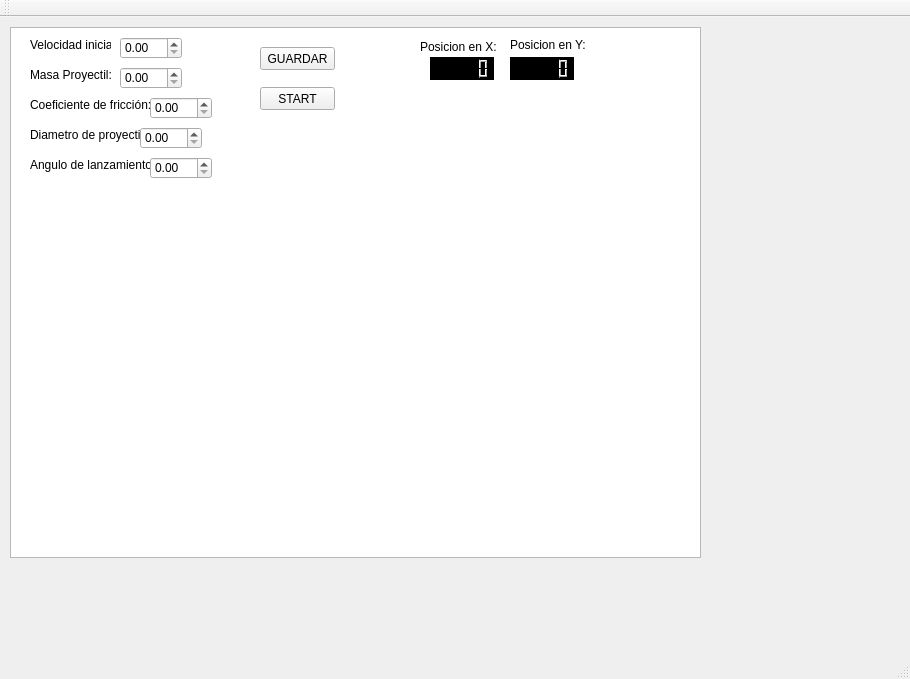
<?xml version="1.0" encoding="UTF-8"?>
<ui version="4.0">
 <class>MainWindow</class>
 <widget class="QMainWindow" name="MainWindow">
  <property name="geometry">
   <rect>
    <x>0</x>
    <y>0</y>
    <width>910</width>
    <height>679</height>
   </rect>
  </property>
  <property name="windowTitle">
   <string>MainWindow</string>
  </property>
  <widget class="QWidget" name="centralWidget">
   <widget class="QGraphicsView" name="graphicsView">
    <property name="geometry">
     <rect>
      <x>10</x>
      <y>10</y>
      <width>691</width>
      <height>531</height>
     </rect>
    </property>
   </widget>
   <widget class="QLabel" name="label">
    <property name="geometry">
     <rect>
      <x>30</x>
      <y>20</y>
      <width>81</width>
      <height>16</height>
     </rect>
    </property>
    <property name="text">
     <string>Velocidad inicial: </string>
    </property>
   </widget>
   <widget class="QLabel" name="label_2">
    <property name="geometry">
     <rect>
      <x>30</x>
      <y>50</y>
      <width>81</width>
      <height>16</height>
     </rect>
    </property>
    <property name="text">
     <string>Masa Proyectil: </string>
    </property>
   </widget>
   <widget class="QLabel" name="label_3">
    <property name="geometry">
     <rect>
      <x>30</x>
      <y>110</y>
      <width>131</width>
      <height>16</height>
     </rect>
    </property>
    <property name="text">
     <string>Diametro de proyectil: </string>
    </property>
   </widget>
   <widget class="QLabel" name="label_4">
    <property name="geometry">
     <rect>
      <x>30</x>
      <y>80</y>
      <width>121</width>
      <height>16</height>
     </rect>
    </property>
    <property name="text">
     <string>Coeficiente de fricción:</string>
    </property>
   </widget>
   <widget class="QLabel" name="label_5">
    <property name="geometry">
     <rect>
      <x>30</x>
      <y>140</y>
      <width>131</width>
      <height>16</height>
     </rect>
    </property>
    <property name="text">
     <string>Angulo de lanzamiento:</string>
    </property>
   </widget>
   <widget class="QDoubleSpinBox" name="doubleSpinBox">
    <property name="geometry">
     <rect>
      <x>120</x>
      <y>20</y>
      <width>62</width>
      <height>22</height>
     </rect>
    </property>
   </widget>
   <widget class="QDoubleSpinBox" name="doubleSpinBox_2">
    <property name="geometry">
     <rect>
      <x>120</x>
      <y>50</y>
      <width>62</width>
      <height>22</height>
     </rect>
    </property>
   </widget>
   <widget class="QDoubleSpinBox" name="doubleSpinBox_3">
    <property name="geometry">
     <rect>
      <x>150</x>
      <y>80</y>
      <width>62</width>
      <height>22</height>
     </rect>
    </property>
   </widget>
   <widget class="QDoubleSpinBox" name="doubleSpinBox_4">
    <property name="geometry">
     <rect>
      <x>140</x>
      <y>110</y>
      <width>62</width>
      <height>22</height>
     </rect>
    </property>
   </widget>
   <widget class="QDoubleSpinBox" name="doubleSpinBox_5">
    <property name="geometry">
     <rect>
      <x>150</x>
      <y>140</y>
      <width>62</width>
      <height>22</height>
     </rect>
    </property>
   </widget>
   <widget class="QPushButton" name="pushButton">
    <property name="geometry">
     <rect>
      <x>260</x>
      <y>30</y>
      <width>75</width>
      <height>23</height>
     </rect>
    </property>
    <property name="text">
     <string>GUARDAR</string>
    </property>
   </widget>
   <widget class="QPushButton" name="pushButton_2">
    <property name="geometry">
     <rect>
      <x>260</x>
      <y>70</y>
      <width>75</width>
      <height>23</height>
     </rect>
    </property>
    <property name="text">
     <string>START</string>
    </property>
   </widget>
   <widget class="QLCDNumber" name="lcdNumber">
    <property name="geometry">
     <rect>
      <x>430</x>
      <y>40</y>
      <width>64</width>
      <height>23</height>
     </rect>
    </property>
    <property name="autoFillBackground">
     <bool>false</bool>
    </property>
    <property name="styleSheet">
     <string notr="true">background-color: rgb(0, 0, 0);</string>
    </property>
    <property name="smallDecimalPoint">
     <bool>true</bool>
    </property>
   </widget>
   <widget class="QLabel" name="label_6">
    <property name="geometry">
     <rect>
      <x>420</x>
      <y>20</y>
      <width>111</width>
      <height>20</height>
     </rect>
    </property>
    <property name="text">
     <string>Posicion en X:</string>
    </property>
   </widget>
   <widget class="QLCDNumber" name="lcdNumber_2">
    <property name="geometry">
     <rect>
      <x>510</x>
      <y>40</y>
      <width>64</width>
      <height>23</height>
     </rect>
    </property>
    <property name="autoFillBackground">
     <bool>false</bool>
    </property>
    <property name="styleSheet">
     <string notr="true">background-color: rgb(0, 0, 0);</string>
    </property>
    <property name="smallDecimalPoint">
     <bool>true</bool>
    </property>
   </widget>
   <widget class="QLabel" name="label_7">
    <property name="geometry">
     <rect>
      <x>510</x>
      <y>20</y>
      <width>81</width>
      <height>16</height>
     </rect>
    </property>
    <property name="text">
     <string>Posicion en Y:</string>
    </property>
   </widget>
  </widget>
  <widget class="QMenuBar" name="menuBar">
   <property name="geometry">
    <rect>
     <x>0</x>
     <y>0</y>
     <width>910</width>
     <height>21</height>
    </rect>
   </property>
  </widget>
  <widget class="QToolBar" name="mainToolBar">
   <attribute name="toolBarArea">
    <enum>TopToolBarArea</enum>
   </attribute>
   <attribute name="toolBarBreak">
    <bool>false</bool>
   </attribute>
  </widget>
  <widget class="QStatusBar" name="statusBar"/>
 </widget>
 <layoutdefault spacing="6" margin="11"/>
 <resources/>
 <connections/>
</ui>
